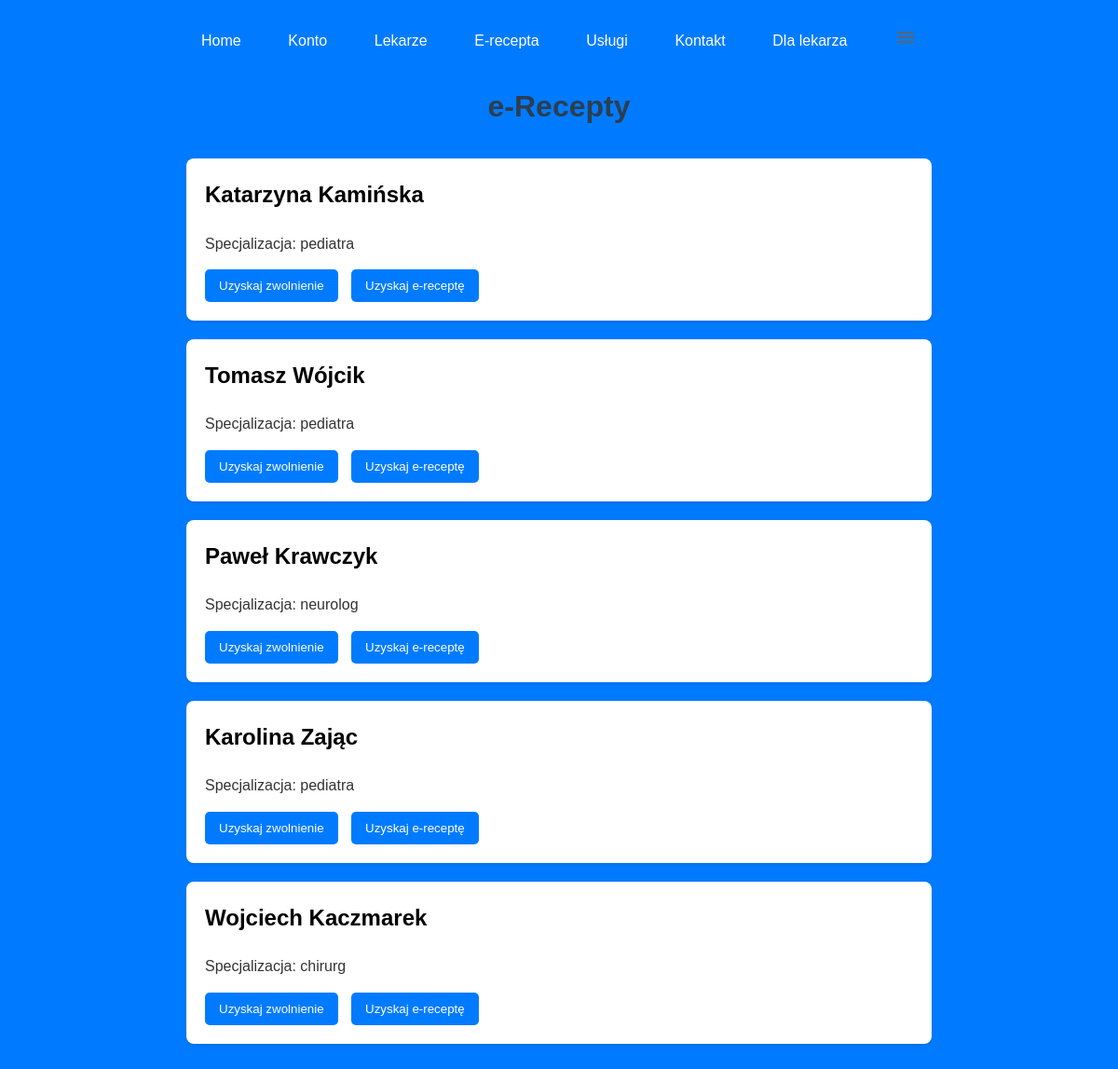
/e-recepty.php, run on the app's committed database.
### tables this page shows
CREATE TABLE `doctors` (
  `id` int(11) NOT NULL,
  `doctors_id` varchar(20) NOT NULL,
  `password` varchar(128) NOT NULL
);

### klasy.php (called while the page is built, shortened)
<?php
    abstract class Doktor {
        protected $imie;
        protected $nazwisko;
        protected $numer_legitymacji;
        public function __construct($imie, $nazwisko, $numer_legitymacji, $uslugi) {
            $this->imie = $imie;
            $this->nazwisko = $nazwisko;
            $this->numer_legitymacji = $numer_legitymacji;
        }
        public function pelneNazwisko() {
            return $this->imie . ' ' . $this->nazwisko;
        }
        public function numerLegitymacji() {
            return $this->numer_legitymacji;
        }
    }
    class Chirurg extends Doktor {
        public $specjalizacja = "chirurg";
        public function informacjeOSpecjalizacji() {
            return $this->specjalizacja;
        }
    }
    class Neurolog extends Doktor {
        public $specjalizacja = "neurolog";
        public function informacjeOSpecjalizacji() {
            return $this->specjalizacja;
        }
    }
    class Pediatra extends Doktor {
        public $specjalizacja = "pediatra";
        public function informacjeOSpecjalizacji() {
            return $this->specjalizacja;
        }
    }
?>

### e-recepty.php (the view, shortened to what this page needs)
<?php
require_once "klasy.php";
function getRandomDoctors($conn) {
    $sql = "SELECT * FROM doctors ORDER BY RAND() LIMIT 5";
    $result = $conn->query($sql);
    $doctors = [];
    if ($result->num_rows > 0) {
        while($row = $result->fetch_assoc()) {
            $doctors[] = $row;
        }
    }
    return $doctors;
}
function getDoctor($doctors_id){
    global $array;
    foreach($array as $doctor){
        if($doctor->numerLegitymacji()==$doctors_id){
            return $doctor;
        }
    }
}
$randomDoctors = getRandomDoctors($conn);
?>
<!DOCTYPE html>
<html lang="pl">
<head>
</head>
<body>
    <nav>
        <ul>
            <li><a href="test.php">Home</a></li>
            <li class="hideOnMobile"><a href="accountPage.php">Konto</a></li>
            <li class="hideOnMobile"><a href="lekarze.php">Lekarze</a></li>
            <li class="hideOnMobile"><a href="e-recepty.php">E-recepta</a></li>
            <li class="hideOnMobile"><a href="services.php">Usługi</a></li>
            <li class="hideOnMobile"><a href="#contact">Kontakt</a></li>
            <li class="hideOnMobile"><a href="adminPanel.php">Dla lekarza</a></li>
            <li onclick=showSidebar() class="menuBtn"><a href="#"><svg xmlns="http://www.w3.org/2000/svg" height="24px" viewBox="0 -960 960 960" width="24px" fill="#5f6368"><path d="M120-240v-80h720v80H120Zm0-200v-80h720v80H120Zm0-200v-80h720v80H120Z"/></svg></a></li>
        </ul>
    </nav>
    <h1>e-Recepty</h1>
    <?php foreach ($randomDoctors as $doctor): ?>
        <div class="doctor">
            <?php
                $doctor1 = getDoctor($doctor['doctors_id']);
                $doctorName = $doctor1->pelneNazwisko();
            ?>
            <h2><?php echo $doctorName; ?></h2>
            <p>Specjalizacja: <?php echo $doctor1->informacjeOSpecjalizacji(); ?></p>
            <button onclick="getZwolnienie(<?php echo $doctor['id']; ?>, '<?php echo $doctorName; ?>', 1)">Uzyskaj zwolnienie</button>
            <button onclick="getErecepta(<?php echo $doctor['id']; ?>, '<?php echo $doctorName; ?>', 1)">Uzyskaj e-receptę</button>
        </div>
    <?php endforeach; ?>
</body>
</html>

### e-recepty.php (style rules this page uses)
nav ul { list-style: none; padding: 0; margin: 0; display: flex; justify-content: space-between; align-items: center; }
nav ul li a { color: #fff; text-decoration: none; padding: 0.5rem 1rem; display: block; }
body { font-family: 'Arial', sans-serif; line-height: 1.6; color: #333; max-width: 800px; margin: 0 auto; padding: 20px; background-color: #007bff; }
h1 { text-align: center; color: #2c3e50; margin-bottom: 30px; }
.doctor { background-color: #fff; border-radius: 8px; box-shadow: 0 2px 4px rgba(0,0,0,0.1); padding: 20px; margin-bottom: 20px; transition: transform 0.3s ease; }
h2 { color: black; margin-top: 0; }
p { margin-bottom: 15px; }
button { background-color: #007bff;; color: white; border: none; padding: 10px 15px; margin-right: 10px; border-radius: 5px; cursor: pointer; transition: background-color 0.3s ease; }

### data on the page
doctors: doctorName "Katarzyna Kamińska", informacjeOSpecjalizacji "pediatra"
doctors: doctorName "Tomasz Wójcik", informacjeOSpecjalizacji "pediatra"
doctors: doctorName "Paweł Krawczyk", informacjeOSpecjalizacji "neurolog"
doctors: doctorName "Karolina Zając", informacjeOSpecjalizacji "pediatra"
doctors: doctorName "Wojciech Kaczmarek", informacjeOSpecjalizacji "chirurg"
